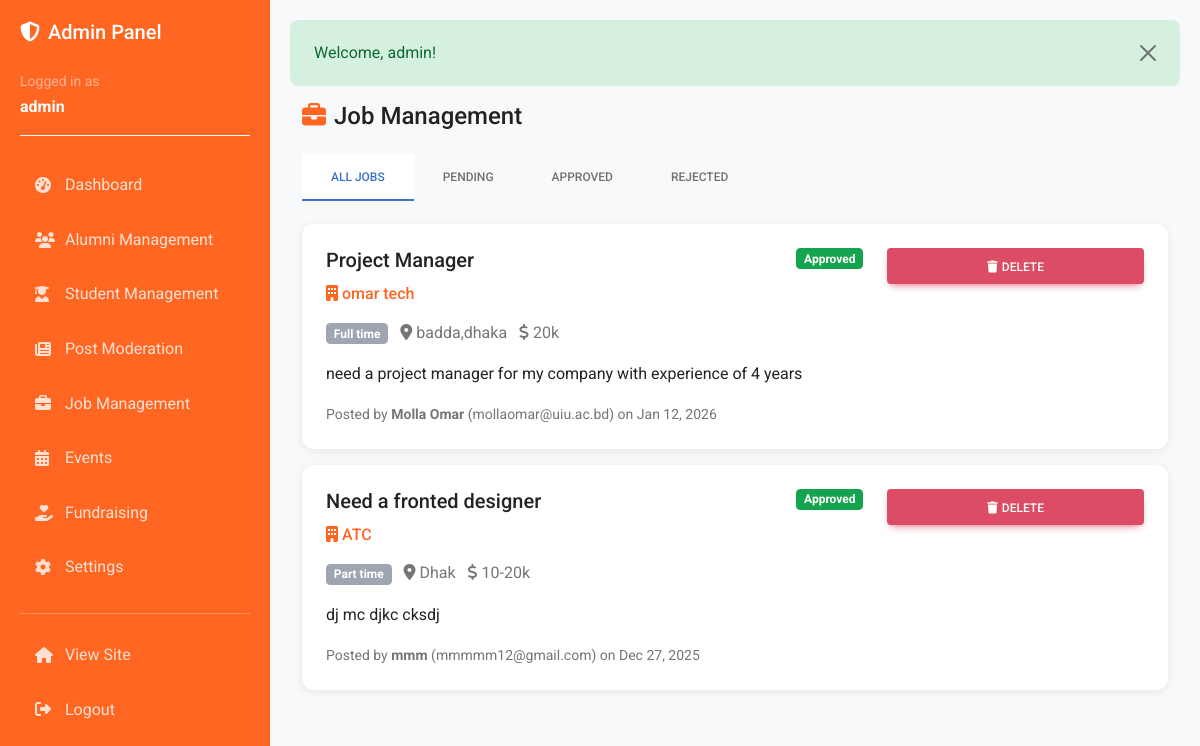
Screenshot of /admin/jobs.php (signed in) with the database file from the repository.
### tables this page shows
CREATE TABLE `jobs` (
  `id` int(11) NOT NULL,
  `title` varchar(255) NOT NULL,
  `description` text NOT NULL,
  `company` varchar(255) NOT NULL,
  `location` varchar(255) DEFAULT NULL,
  `job_type` enum('full-time','part-time','internship','contract') DEFAULT 'full-time',
  `salary_range` varchar(100) DEFAULT NULL,
  `posted_by` int(11) NOT NULL,
  `status` enum('pending','approved','rejected') DEFAULT 'pending',
  `created_at` timestamp NOT NULL DEFAULT current_timestamp(),
  `expires_at` timestamp NULL DEFAULT NULL
);

CREATE TABLE `users` (
  `id` int(11) NOT NULL,
  `name` varchar(255) NOT NULL,
  `email` varchar(255) NOT NULL,
  `password` varchar(255) NOT NULL,
  `batch` varchar(50) DEFAULT NULL,
  `department` varchar(100) DEFAULT NULL,
  `education` text DEFAULT NULL,
  `work_experience` text DEFAULT NULL,
  `profile_image` varchar(255) DEFAULT 'default-avatar.png',
  `bio` text DEFAULT NULL,
  `skills` text DEFAULT NULL,
  `phone` varchar(20) DEFAULT NULL,
  `location` varchar(255) DEFAULT NULL,
  `linkedin` varchar(255) DEFAULT NULL,
  `role` enum('student','alumni') NOT NULL DEFAULT 'student',
  `id_card_image` varchar(255) DEFAULT NULL,
  `status` enum('pending','active','blocked') DEFAULT 'pending',
  `created_at` timestamp NOT NULL DEFAULT current_timestamp(),
  `updated_at` timestamp NOT NULL DEFAULT current_timestamp() ON UPDATE current_timestamp()
);

### includes/functions.php (called while the page is built, shortened)
<?php
function getCurrentAdmin() {
    $db = getDB();
    $stmt = $db->prepare("SELECT * FROM admin WHERE id = ?");
    $stmt->bind_param("i", $_SESSION['admin_id']);
    $stmt->execute();
    $result = $stmt->get_result();
    return $result->fetch_assoc();
}
function getFlashMessage() {
    if (isset($_SESSION['flash_message'])) {
        $message = $_SESSION['flash_message'];
        $type = $_SESSION['flash_type'] ?? 'info';
        return ['message' => $message, 'type' => $type];
    }
    return null;
}
function truncateText($text, $length = 100) {
    return $text;
}
?>

### admin/jobs.php (the view, shortened to what this page needs)
<?php
require_once __DIR__ . '/../includes/admin_header.php';
$db = getDB();
$statusFilter = $_GET['status'] ?? '';
$condition = "1=1";
$query = "SELECT j.*, u.name as posted_by_name, u.email as posted_by_email
          FROM jobs j
          JOIN users u ON j.posted_by = u.id
          WHERE $condition
          ORDER BY j.created_at DESC";
$jobs = $db->query($query);
?>
<div class="container-fluid">
    <div class="d-flex justify-content-between align-items-center mb-4">
        <h4 class="mb-0">
            <i class="fas fa-briefcase me-2 text-primary"></i>Job Management
        </h4>
    </div>
    <ul class="nav nav-tabs mb-4">
        <li class="nav-item">
            <a class="nav-link <?php echo empty($statusFilter) ? 'active' : ''; ?>"
               href="<?php echo SITE_URL; ?>/admin/jobs.php">All Jobs</a>
        </li>
        <li class="nav-item">
            <a class="nav-link <?php echo $statusFilter === 'pending' ? 'active' : ''; ?>"
               href="<?php echo SITE_URL; ?>/admin/jobs.php?status=pending">Pending</a>
        </li>
        <li class="nav-item">
            <a class="nav-link <?php echo $statusFilter === 'approved' ? 'active' : ''; ?>"
               href="<?php echo SITE_URL; ?>/admin/jobs.php?status=approved">Approved</a>
        </li>
        <li class="nav-item">
            <a class="nav-link <?php echo $statusFilter === 'rejected' ? 'active' : ''; ?>"
               href="<?php echo SITE_URL; ?>/admin/jobs.php?status=rejected">Rejected</a>
        </li>
    </ul>
    <?php if ($jobs->num_rows > 0): ?>
        <?php while ($job = $jobs->fetch_assoc()): ?>
            <div class="card mb-3">
                <div class="card-body">
                    <div class="row">
                        <div class="col-md-8">
                            <div class="d-flex justify-content-between align-items-start mb-2">
                                <h5 class="mb-1"><?php echo htmlspecialchars($job['title']); ?></h5>
                                <span class="badge bg-<?php
                                    echo $job['status'] === 'approved' ? 'success' :
                                        ($job['status'] === 'pending' ? 'warning' : 'danger');
                                ?>">
                                    <?php echo ucfirst($job['status']); ?>
                                </span>
                            </div>
                            <h6 class="text-primary mb-3">
                                <i class="fas fa-building me-1"></i><?php echo htmlspecialchars($job['company']); ?>
                            </h6>
                            <div class="mb-3">
                                <span class="badge bg-secondary me-2">
                                    <?php echo ucfirst(str_replace('-', ' ', $job['job_type'])); ?>
                                </span>
                                <?php if ($job['location']): ?>
                                    <span class="text-muted me-2">
                                        <i class="fas fa-map-marker-alt me-1"></i><?php echo htmlspecialchars($job['location']); ?>
                                    </span>
                                <?php endif; ?>
                                <?php if ($job['salary_range']): ?>
                                    <span class="text-muted">
                                        <i class="fas fa-dollar-sign me-1"></i><?php echo htmlspecialchars($job['salary_range']); ?>
                                    </span>
                                <?php endif; ?>
                            </div>
                            <p class="mb-3"><?php echo nl2br(htmlspecialchars(truncateText($job['description'], 300))); ?></p>
                            <div class="text-muted small">
                                Posted by <strong><?php echo htmlspecialchars($job['posted_by_name']); ?></strong>
                                (<?php echo htmlspecialchars($job['posted_by_email']); ?>)
                                on <?php echo date('M d, Y', strtotime($job['created_at'])); ?>
                            </div>
                        </div>
                        <div class="col-md-4 text-end">
                            <div class="d-grid gap-2">
                                <form method="POST">
                                    <button type="submit" name="delete_job" class="btn btn-danger w-100"
                                            onclick="return confirm('Delete this job?')">
                                        <i class="fas fa-trash me-1"></i>Delete
                                    </button>
                                </form>
                            </div>
                        </div>
                    </div>
                </div>
            </div>
        <?php endwhile; ?>
    <?php endif; ?>
</div>
<?php require_once __DIR__ . '/../includes/admin_footer.php'; ?>

### includes/admin_header.php (shortened to what this page needs)
<?php
require_once __DIR__ . '/functions.php';
$currentAdmin = getCurrentAdmin();
?>
<!DOCTYPE html>
<html lang="en">
<head>
    <link rel="stylesheet" href="https://cdnjs.cloudflare.com/ajax/libs/font-awesome/6.4.0/css/all.min.css">
    <link href="https://cdnjs.cloudflare.com/ajax/libs/mdb-ui-kit/6.4.0/mdb.min.css" rel="stylesheet">
    <link rel="stylesheet" href="<?php echo SITE_URL; ?>/assets/css/style.css">
</head>
<body>
    <div class="admin-sidebar">
        <h5 class="text-white mb-4">
            <i class="fas fa-shield-alt me-2"></i>Admin Panel
        </h5>
        <div class="mb-4 pb-3 border-bottom border-light">
            <small class="text-white-50">Logged in as</small>
            <div class="fw-bold"><?php echo htmlspecialchars($currentAdmin['username']); ?></div>
        </div>
        <nav class="nav flex-column">
            <a class="nav-link" href="<?php echo SITE_URL; ?>/admin/dashboard.php">
                <i class="fas fa-tachometer-alt"></i>Dashboard
            </a>
            <a class="nav-link" href="<?php echo SITE_URL; ?>/admin/users.php">
                <i class="fas fa-users"></i>Alumni Management
            </a>
            <a class="nav-link" href="<?php echo SITE_URL; ?>/admin/students.php">
                <i class="fas fa-user-graduate"></i>Student Management
            </a>
            <a class="nav-link" href="<?php echo SITE_URL; ?>/admin/posts.php">
                <i class="fas fa-newspaper"></i>Post Moderation
            </a>
            <a class="nav-link" href="<?php echo SITE_URL; ?>/admin/jobs.php">
                <i class="fas fa-briefcase"></i>Job Management
            </a>
            <a class="nav-link" href="<?php echo SITE_URL; ?>/admin/events.php">
                <i class="fas fa-calendar-alt"></i>Events
            </a>
            <a class="nav-link" href="<?php echo SITE_URL; ?>/admin/fundraisers.php">
                <i class="fas fa-hand-holding-heart"></i>Fundraising
            </a>
            <a class="nav-link" href="<?php echo SITE_URL; ?>/admin/settings.php">
                <i class="fas fa-cog"></i>Settings
            </a>
            <hr class="bg-light my-3">
            <a class="nav-link" href="<?php echo SITE_URL; ?>">
                <i class="fas fa-home"></i>View Site
            </a>
            <a class="nav-link" href="<?php echo SITE_URL; ?>/admin/logout.php">
                <i class="fas fa-sign-out-alt"></i>Logout
            </a>
        </nav>
    </div>
    <div class="admin-content">
        <?php
        $flash = getFlashMessage();
        if ($flash):
            $alertClass = match($flash['type']) {
                'success' => 'alert-success',
                'error' => 'alert-danger',
                'warning' => 'alert-warning',
                default => 'alert-info'
            };
        ?>
            <div class="alert <?php echo $alertClass; ?> alert-dismissible fade show" role="alert">
                <?php echo htmlspecialchars($flash['message']); ?>
                <button type="button" class="btn-close" data-mdb-dismiss="alert"></button>
            </div>
        <?php endif; ?>

### assets/css/style.css (style rules this page uses)
:root { --primary-color: #FF6622; --secondary-color: #FFFFFF; --text-color: #222222; --accent-color: #E65100; --bg-light: #f8f9fa; --border-color: #dee2e6; }
* { margin: 0; padding: 0; box-sizing: border-box; }
body { font-family: 'Roboto', sans-serif; color: var(--text-color); background-color: var(--bg-light); line-height: 1.6; }
h1, h2, h3, h4, h5, h6 { font-weight: 500; color: var(--text-color); }
a { text-decoration: none; transition: all 0.3s ease; }
.card { border: none; border-radius: 12px; box-shadow: 0 2px 8px rgba(0,0,0,0.08); transition: transform 0.3s ease, box-shadow 0.3s ease; margin-bottom: 20px; }
.text-primary { color: var(--primary-color) !important; }

### rows the page displays
jobs: title "Project Manager", status "Approved", company "omar tech", job_type "Full time", location "badda,dhaka", salary_range "20k", description "need a project manager for my company with experience of 4 years", posted_by.name "Molla Omar", posted_by.email "mollaomar@uiu.ac.bd", created_at "Jan 12, 2026"
jobs: title "Need a fronted designer", status "Approved", company "ATC", job_type "Part time", location "Dhak", salary_range "10-20k", description "dj mc djkc cksdj", posted_by.name "mmm", posted_by.email "mmmmm12@gmail.com", created_at "Dec 27, 2025"

### other values shown
$currentAdmin['username'] "admin"
$flash['message'] "Welcome, admin!"
